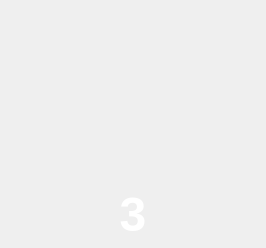
<?xml version="1.0" encoding="UTF-8"?>
<ui version="4.0">
 <class>JLNozzleTurnIndicator</class>
 <widget class="QWidget" name="JLNozzleTurnIndicator">
  <property name="geometry">
   <rect>
    <x>0</x>
    <y>0</y>
    <width>266</width>
    <height>248</height>
   </rect>
  </property>
  <property name="windowTitle">
   <string>Form</string>
  </property>
  <widget class="QLabel" name="labBackground">
   <property name="geometry">
    <rect>
     <x>0</x>
     <y>0</y>
     <width>266</width>
     <height>248</height>
    </rect>
   </property>
   <property name="styleSheet">
    <string notr="true">QLabel {
	border-image: url(:/image/nozzle_up2.png);
}</string>
   </property>
   <property name="text">
    <string/>
   </property>
  </widget>
  <widget class="QLabel" name="label">
   <property name="geometry">
    <rect>
     <x>100</x>
     <y>190</y>
     <width>66</width>
     <height>48</height>
    </rect>
   </property>
   <property name="styleSheet">
    <string notr="true">QLabel {
	color: rgb(255, 255, 255);
	font-family: &quot;barlow&quot;;
	font-weight: bold;
    font-size: 48px;
}</string>
   </property>
   <property name="text">
    <string>3</string>
   </property>
   <property name="alignment">
    <set>Qt::AlignCenter</set>
   </property>
  </widget>
 </widget>
 <resources/>
 <connections/>
</ui>
